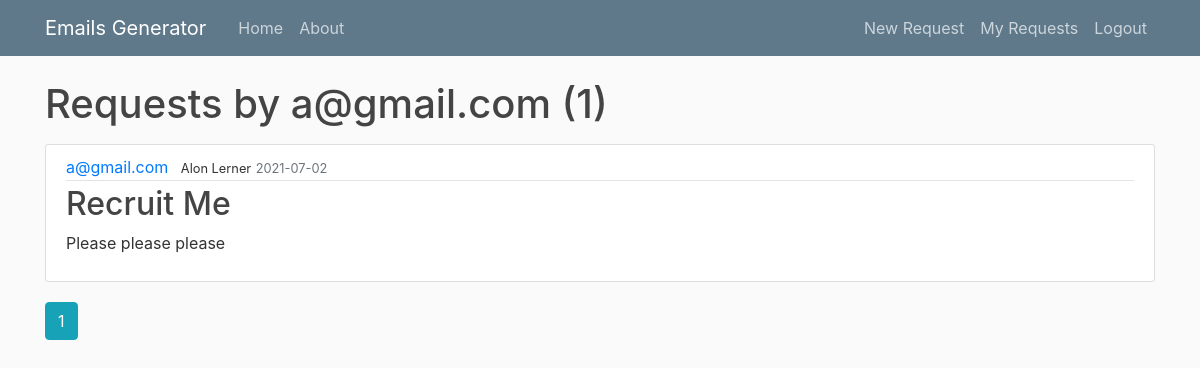
Page /userrequests (signed in) on the earlier database version.
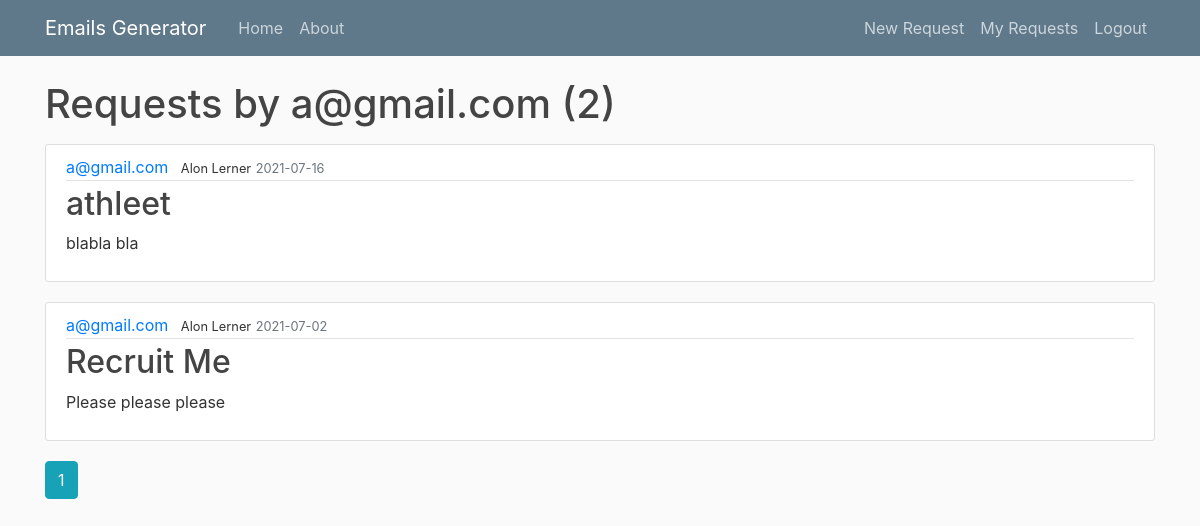
Same page on the later database version.
### flaskproject/models.py (models this page shows, shortened)
class User(db.Model, UserMixin):
    id=db.Column(db.Integer, primary_key=True)
    email=db.Column(db.String(120),unique=True, nullable=False)
    password=db.Column(db.String(60),nullable=False)
    requests=db.relationship('Request', backref='sender',lazy=True)

class Request(db.Model):
    id=db.Column(db.Integer, primary_key=True)
    name=db.Column(db.String(40), nullable=False)
    subject=db.Column(db.String(100), nullable=False)
    date_submitted=db.Column(db.DateTime,nullable=False,default=datetime.utcnow)
    content=db.Column(db.Text, nullable=False)
    teams=db.Column(db.Text, nullable=False)
    user_id=db.Column(db.Integer, db.ForeignKey('user.id'), nullable=False)

### flaskproject/users/routes.py (the view)
@users.route("/userrequests")
@login_required
def user_requests():
    page=request.args.get('page', 1, type=int)
    user=User.query.filter_by(email=current_user.email).first()
    requests=Request.query.filter_by(sender=current_user).order_by(Request.date_submitted.desc()).paginate(page=page, per_page=5)
    return render_template('user_requests.html', requests=requests, user=user)

### flaskproject/models.py (called while the page is built)
@login_manager.user_loader
def load_user(user_id):
    return User.query.get(int(user_id))

### flaskproject/templates/user_requests.html
{% extends "layout.html" %}
{% block content %}
    <h1 class="mb-3">Requests by {{ user.email }} ({{ requests.total }})</h1>
    {% for request in requests.items %}
        <article class="media content-section">
          <div class="media-body">
            <div class="article-metadata">
              <a class="mr-2" href="{{ url_for('users.user_requests') }}">{{ request.sender.email }}</a>
              <small>{{ request.name }}</small>
              <small class="text-muted">{{ request.date_submitted.strftime('%Y-%m-%d') }}</small>
            </div>
            <h2><a class="article-title" href="{{ url_for('requests.request_details', request_id=request.id) }}">{{ request.subject }}</a></h2>
            <p class="article-content">{{ request.content }}</p>
          </div>
        </article>
    {% endfor %}
    {% for page_num in requests.iter_pages(left_edge=1, right_edge=1, left_current=1, right_current=2) %}
      {% if page_num %}
        {% if requests.page == page_num %}
          <a class="btn btn-info mb-4" href="{{ url_for('users.user_requests', email=user.email, page=page_num) }}">{{ page_num }}</a>
        {% else %}
          <a class="btn btn-outline-info mb-4" href="{{ url_for('users.user_requests', email=user.email, page=page_num) }}">{{ page_num }}</a>
        {% endif %}
      {% else %}
        ...
      {% endif %}
    {% endfor %}
{% endblock content %}

### flaskproject/templates/layout.html (shortened to what this page needs)
<!doctype html>
<html>
<head>
    <link rel="stylesheet" href="https://maxcdn.bootstrapcdn.com/bootstrap/4.0.0/css/bootstrap.min.css">
    <link rel="stylesheet" type="text/css" href="{{url_for('static', filename='main.css') }}">
</head>
<body>
    <header class="site-header">
        <nav class="navbar navbar-expand-md navbar-dark bg-steel fixed-top">
          <div class="container">
            <a class="navbar-brand mr-4" href="/">Emails Generator</a>
            <div class="collapse navbar-collapse" id="navbarToggle">
              <div class="navbar-nav mr-auto">
                <a class="nav-item nav-link" href="{{ url_for('main.home') }}">Home</a>
                <a class="nav-item nav-link" href="{{ url_for('main.about') }}">About</a>
              </div>
              <div class="navbar-nav">
                {% if current_user.is_authenticated %}
                  <a class="nav-item nav-link" href="{{ url_for('requests.new_request') }}">New Request</a>
                  <a class="nav-item nav-link" href="{{ url_for('users.user_requests') }}">My Requests</a>
                  <a class="nav-item nav-link" href="{{ url_for('users.logout') }}">Logout</a>
                {% else %}
                  <a class="nav-item nav-link" href="{{ url_for('users.login') }}">Login</a>
                  <a class="nav-item nav-link" href="{{ url_for('users.register') }}">Register</a>
                {% endif %}
              </div>
            </div>
          </div>
        </nav>
    </header>
    <main role="main" class="container">
        <div class="row">
          <div class="col-md-12">
            {% block content %}{% endblock %}
          </div>
        </div>
    </main>
</body>
</html>

### flaskproject/static/main.css (style rules this page uses)
body { background: #fafafa; color: #333333; margin-top: 5rem; }
h1, h2, h3, h4, h5, h6 { color: #444444; }
.bg-steel { background-color: #5f788a; }
.site-header .navbar-nav .nav-link { color: #cbd5db; }
.content-section { background: #ffffff; padding: 10px 20px; border: 1px solid #dddddd; border-radius: 3px; margin-bottom: 20px; }
.article-title { color: #444444; }
.article-content { white-space: pre-line; }
.article-metadata { padding-bottom: 1px; margin-bottom: 4px; border-bottom: 1px solid #e3e3e3 }

Differences in the rows shown:
added Request: sender.email "a@gmail.com", name "Alon Lerner", date_submitted "2021-07-16", subject "athleet", content "blabla bla"
Other differences:
{{ requests.total }}: "1" → "2"
